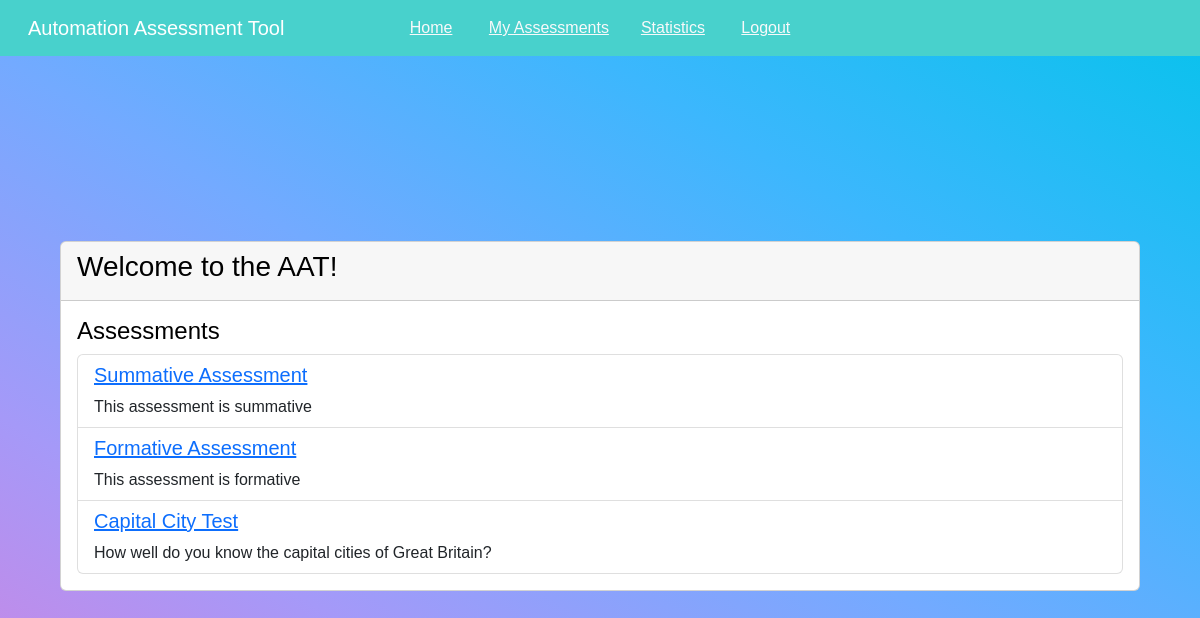
The app's page /home (signed in) with its own data.
### AATApp/models.py (models this page shows)
class Assessment(db.Model):
    id = db.Column(db.Integer, primary_key=True, unique=True, nullable=False)
    is_summative = db.Column(db.Boolean, default=False)
    title = db.Column(db.Text)
    description = db.Column(db.Text)
    creator_id = db.Column(
        db.Integer, db.ForeignKey('user.id'), nullable=False)

### AATApp/routes/projectroutes.py (the view)
@app.route("/")
@app.route("/home")
def home():
    assessments = db.session.query(Assessment).all()
    if current_user.is_authenticated:
        return render_template('home.html', assessments=assessments)
    return redirect(url_for('login'))

### AATApp/models.py (called while the page is built)
@login_manager.user_loader
def load_user(user_id):
    return User.query.get(int(user_id))

### AATApp/templates/home.html
{% extends "layout.html" %}
{% block content %}
<div class="card-header">
    <h1 class="fs-3">Welcome to the AAT!</h1>
</div>
<div class="card-body">
    <h2 class="fs-4">Assessments</h2>
    <ul class="list-group">
        {% for assessment in assessments %}
        <li class="list-group-item py-0.1">
            <h3 class="fs-5"><a href="/assessment/{{ assessment.id }}">{{ assessment.title }}</a></h3>
            <p class="my-0">{{ assessment.description }}</p>
        </li>
        {% endfor %}
    </ul>
</div>
{% endblock content %}

### AATApp/static/style.css (style rules this page uses)
body { font-family: helvetica, sans-serif; background-color: #fff; color: #002699; }

### records on screen
Assessment: title "Summative Assessment", description "This assessment is summative"
Assessment: title "Formative Assessment", description "This assessment is formative"
Assessment: title "Capital City Test", description "How well do you know the capital cities of Great Britain?"
